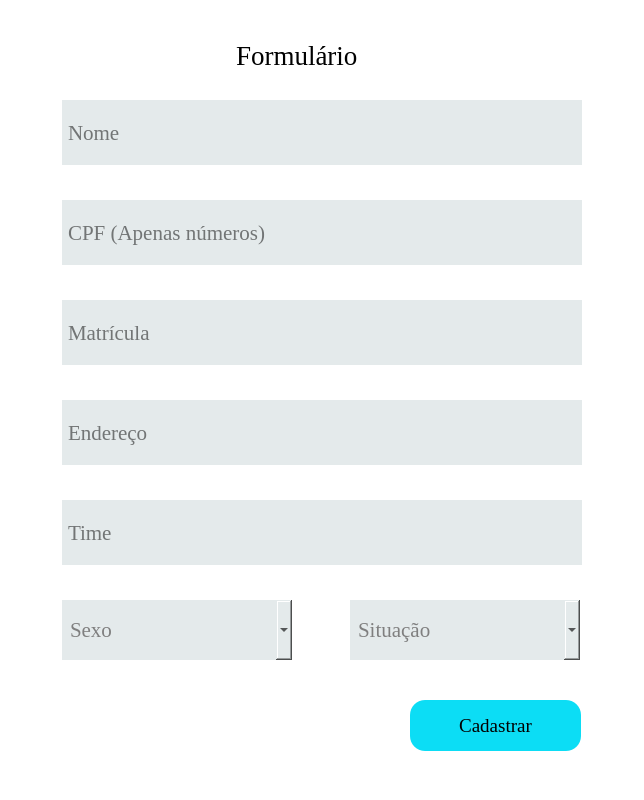
<?xml version="1.0" encoding="UTF-8"?>
<ui version="4.0">
 <class>Cadastro</class>
 <widget class="QWidget" name="Cadastro">
  <property name="geometry">
   <rect>
    <x>0</x>
    <y>0</y>
    <width>644</width>
    <height>800</height>
   </rect>
  </property>
  <property name="minimumSize">
   <size>
    <width>644</width>
    <height>800</height>
   </size>
  </property>
  <property name="maximumSize">
   <size>
    <width>644</width>
    <height>800</height>
   </size>
  </property>
  <property name="palette">
   <palette>
    <active>
     <colorrole role="WindowText">
      <brush brushstyle="SolidPattern">
       <color alpha="255">
        <red>0</red>
        <green>0</green>
        <blue>0</blue>
       </color>
      </brush>
     </colorrole>
     <colorrole role="Button">
      <brush brushstyle="SolidPattern">
       <color alpha="255">
        <red>39</red>
        <green>197</green>
        <blue>197</blue>
       </color>
      </brush>
     </colorrole>
     <colorrole role="Light">
      <brush brushstyle="SolidPattern">
       <color alpha="255">
        <red>255</red>
        <green>255</green>
        <blue>255</blue>
       </color>
      </brush>
     </colorrole>
     <colorrole role="Midlight">
      <brush brushstyle="SolidPattern">
       <color alpha="255">
        <red>255</red>
        <green>255</green>
        <blue>255</blue>
       </color>
      </brush>
     </colorrole>
     <colorrole role="Dark">
      <brush brushstyle="SolidPattern">
       <color alpha="255">
        <red>127</red>
        <green>127</green>
        <blue>127</blue>
       </color>
      </brush>
     </colorrole>
     <colorrole role="Mid">
      <brush brushstyle="SolidPattern">
       <color alpha="255">
        <red>170</red>
        <green>170</green>
        <blue>170</blue>
       </color>
      </brush>
     </colorrole>
     <colorrole role="Text">
      <brush brushstyle="SolidPattern">
       <color alpha="255">
        <red>0</red>
        <green>0</green>
        <blue>0</blue>
       </color>
      </brush>
     </colorrole>
     <colorrole role="BrightText">
      <brush brushstyle="SolidPattern">
       <color alpha="255">
        <red>255</red>
        <green>255</green>
        <blue>255</blue>
       </color>
      </brush>
     </colorrole>
     <colorrole role="ButtonText">
      <brush brushstyle="SolidPattern">
       <color alpha="255">
        <red>0</red>
        <green>0</green>
        <blue>0</blue>
       </color>
      </brush>
     </colorrole>
     <colorrole role="Base">
      <brush brushstyle="SolidPattern">
       <color alpha="255">
        <red>255</red>
        <green>255</green>
        <blue>255</blue>
       </color>
      </brush>
     </colorrole>
     <colorrole role="Window">
      <brush brushstyle="SolidPattern">
       <color alpha="255">
        <red>255</red>
        <green>255</green>
        <blue>255</blue>
       </color>
      </brush>
     </colorrole>
     <colorrole role="Shadow">
      <brush brushstyle="SolidPattern">
       <color alpha="255">
        <red>0</red>
        <green>0</green>
        <blue>0</blue>
       </color>
      </brush>
     </colorrole>
     <colorrole role="AlternateBase">
      <brush brushstyle="SolidPattern">
       <color alpha="255">
        <red>255</red>
        <green>255</green>
        <blue>255</blue>
       </color>
      </brush>
     </colorrole>
     <colorrole role="ToolTipBase">
      <brush brushstyle="SolidPattern">
       <color alpha="255">
        <red>255</red>
        <green>255</green>
        <blue>220</blue>
       </color>
      </brush>
     </colorrole>
     <colorrole role="ToolTipText">
      <brush brushstyle="SolidPattern">
       <color alpha="255">
        <red>0</red>
        <green>0</green>
        <blue>0</blue>
       </color>
      </brush>
     </colorrole>
     <colorrole role="PlaceholderText">
      <brush brushstyle="SolidPattern">
       <color alpha="128">
        <red>0</red>
        <green>0</green>
        <blue>0</blue>
       </color>
      </brush>
     </colorrole>
    </active>
    <inactive>
     <colorrole role="WindowText">
      <brush brushstyle="SolidPattern">
       <color alpha="255">
        <red>0</red>
        <green>0</green>
        <blue>0</blue>
       </color>
      </brush>
     </colorrole>
     <colorrole role="Button">
      <brush brushstyle="SolidPattern">
       <color alpha="255">
        <red>39</red>
        <green>197</green>
        <blue>197</blue>
       </color>
      </brush>
     </colorrole>
     <colorrole role="Light">
      <brush brushstyle="SolidPattern">
       <color alpha="255">
        <red>255</red>
        <green>255</green>
        <blue>255</blue>
       </color>
      </brush>
     </colorrole>
     <colorrole role="Midlight">
      <brush brushstyle="SolidPattern">
       <color alpha="255">
        <red>255</red>
        <green>255</green>
        <blue>255</blue>
       </color>
      </brush>
     </colorrole>
     <colorrole role="Dark">
      <brush brushstyle="SolidPattern">
       <color alpha="255">
        <red>127</red>
        <green>127</green>
        <blue>127</blue>
       </color>
      </brush>
     </colorrole>
     <colorrole role="Mid">
      <brush brushstyle="SolidPattern">
       <color alpha="255">
        <red>170</red>
        <green>170</green>
        <blue>170</blue>
       </color>
      </brush>
     </colorrole>
     <colorrole role="Text">
      <brush brushstyle="SolidPattern">
       <color alpha="255">
        <red>0</red>
        <green>0</green>
        <blue>0</blue>
       </color>
      </brush>
     </colorrole>
     <colorrole role="BrightText">
      <brush brushstyle="SolidPattern">
       <color alpha="255">
        <red>255</red>
        <green>255</green>
        <blue>255</blue>
       </color>
      </brush>
     </colorrole>
     <colorrole role="ButtonText">
      <brush brushstyle="SolidPattern">
       <color alpha="255">
        <red>0</red>
        <green>0</green>
        <blue>0</blue>
       </color>
      </brush>
     </colorrole>
     <colorrole role="Base">
      <brush brushstyle="SolidPattern">
       <color alpha="255">
        <red>255</red>
        <green>255</green>
        <blue>255</blue>
       </color>
      </brush>
     </colorrole>
     <colorrole role="Window">
      <brush brushstyle="SolidPattern">
       <color alpha="255">
        <red>255</red>
        <green>255</green>
        <blue>255</blue>
       </color>
      </brush>
     </colorrole>
     <colorrole role="Shadow">
      <brush brushstyle="SolidPattern">
       <color alpha="255">
        <red>0</red>
        <green>0</green>
        <blue>0</blue>
       </color>
      </brush>
     </colorrole>
     <colorrole role="AlternateBase">
      <brush brushstyle="SolidPattern">
       <color alpha="255">
        <red>255</red>
        <green>255</green>
        <blue>255</blue>
       </color>
      </brush>
     </colorrole>
     <colorrole role="ToolTipBase">
      <brush brushstyle="SolidPattern">
       <color alpha="255">
        <red>255</red>
        <green>255</green>
        <blue>220</blue>
       </color>
      </brush>
     </colorrole>
     <colorrole role="ToolTipText">
      <brush brushstyle="SolidPattern">
       <color alpha="255">
        <red>0</red>
        <green>0</green>
        <blue>0</blue>
       </color>
      </brush>
     </colorrole>
     <colorrole role="PlaceholderText">
      <brush brushstyle="SolidPattern">
       <color alpha="128">
        <red>0</red>
        <green>0</green>
        <blue>0</blue>
       </color>
      </brush>
     </colorrole>
    </inactive>
    <disabled>
     <colorrole role="WindowText">
      <brush brushstyle="SolidPattern">
       <color alpha="255">
        <red>127</red>
        <green>127</green>
        <blue>127</blue>
       </color>
      </brush>
     </colorrole>
     <colorrole role="Button">
      <brush brushstyle="SolidPattern">
       <color alpha="255">
        <red>39</red>
        <green>197</green>
        <blue>197</blue>
       </color>
      </brush>
     </colorrole>
     <colorrole role="Light">
      <brush brushstyle="SolidPattern">
       <color alpha="255">
        <red>255</red>
        <green>255</green>
        <blue>255</blue>
       </color>
      </brush>
     </colorrole>
     <colorrole role="Midlight">
      <brush brushstyle="SolidPattern">
       <color alpha="255">
        <red>255</red>
        <green>255</green>
        <blue>255</blue>
       </color>
      </brush>
     </colorrole>
     <colorrole role="Dark">
      <brush brushstyle="SolidPattern">
       <color alpha="255">
        <red>127</red>
        <green>127</green>
        <blue>127</blue>
       </color>
      </brush>
     </colorrole>
     <colorrole role="Mid">
      <brush brushstyle="SolidPattern">
       <color alpha="255">
        <red>170</red>
        <green>170</green>
        <blue>170</blue>
       </color>
      </brush>
     </colorrole>
     <colorrole role="Text">
      <brush brushstyle="SolidPattern">
       <color alpha="255">
        <red>127</red>
        <green>127</green>
        <blue>127</blue>
       </color>
      </brush>
     </colorrole>
     <colorrole role="BrightText">
      <brush brushstyle="SolidPattern">
       <color alpha="255">
        <red>255</red>
        <green>255</green>
        <blue>255</blue>
       </color>
      </brush>
     </colorrole>
     <colorrole role="ButtonText">
      <brush brushstyle="SolidPattern">
       <color alpha="255">
        <red>127</red>
        <green>127</green>
        <blue>127</blue>
       </color>
      </brush>
     </colorrole>
     <colorrole role="Base">
      <brush brushstyle="SolidPattern">
       <color alpha="255">
        <red>255</red>
        <green>255</green>
        <blue>255</blue>
       </color>
      </brush>
     </colorrole>
     <colorrole role="Window">
      <brush brushstyle="SolidPattern">
       <color alpha="255">
        <red>255</red>
        <green>255</green>
        <blue>255</blue>
       </color>
      </brush>
     </colorrole>
     <colorrole role="Shadow">
      <brush brushstyle="SolidPattern">
       <color alpha="255">
        <red>0</red>
        <green>0</green>
        <blue>0</blue>
       </color>
      </brush>
     </colorrole>
     <colorrole role="AlternateBase">
      <brush brushstyle="SolidPattern">
       <color alpha="255">
        <red>255</red>
        <green>255</green>
        <blue>255</blue>
       </color>
      </brush>
     </colorrole>
     <colorrole role="ToolTipBase">
      <brush brushstyle="SolidPattern">
       <color alpha="255">
        <red>255</red>
        <green>255</green>
        <blue>220</blue>
       </color>
      </brush>
     </colorrole>
     <colorrole role="ToolTipText">
      <brush brushstyle="SolidPattern">
       <color alpha="255">
        <red>0</red>
        <green>0</green>
        <blue>0</blue>
       </color>
      </brush>
     </colorrole>
     <colorrole role="PlaceholderText">
      <brush brushstyle="SolidPattern">
       <color alpha="128">
        <red>0</red>
        <green>0</green>
        <blue>0</blue>
       </color>
      </brush>
     </colorrole>
    </disabled>
   </palette>
  </property>
  <property name="windowTitle">
   <string>Form</string>
  </property>
  <widget class="QLineEdit" name="nome_input">
   <property name="geometry">
    <rect>
     <x>62</x>
     <y>100</y>
     <width>520</width>
     <height>65</height>
    </rect>
   </property>
   <property name="font">
    <font>
     <family>Georgia</family>
     <pointsize>16</pointsize>
    </font>
   </property>
   <property name="styleSheet">
    <string notr="true">border-radius:6 px;
background-color: #e4eaeb;
padding: 4px;

</string>
   </property>
   <property name="placeholderText">
    <string>Nome</string>
   </property>
  </widget>
  <widget class="QLineEdit" name="cpf_input">
   <property name="geometry">
    <rect>
     <x>62</x>
     <y>200</y>
     <width>520</width>
     <height>65</height>
    </rect>
   </property>
   <property name="font">
    <font>
     <family>Georgia</family>
     <pointsize>16</pointsize>
    </font>
   </property>
   <property name="styleSheet">
    <string notr="true">border-radius:6 px;
background-color: #e4eaeb;
padding: 4px;

</string>
   </property>
   <property name="text">
    <string/>
   </property>
   <property name="placeholderText">
    <string>CPF (Apenas números)</string>
   </property>
  </widget>
  <widget class="QLineEdit" name="endereco_input_2">
   <property name="geometry">
    <rect>
     <x>62</x>
     <y>400</y>
     <width>520</width>
     <height>65</height>
    </rect>
   </property>
   <property name="font">
    <font>
     <family>Georgia</family>
     <pointsize>16</pointsize>
    </font>
   </property>
   <property name="styleSheet">
    <string notr="true">border-radius:6 px;
background-color: #e4eaeb;
padding: 4px;

</string>
   </property>
   <property name="text">
    <string/>
   </property>
   <property name="placeholderText">
    <string>Endereço</string>
   </property>
  </widget>
  <widget class="QComboBox" name="sexo_comboBox">
   <property name="geometry">
    <rect>
     <x>62</x>
     <y>600</y>
     <width>230</width>
     <height>60</height>
    </rect>
   </property>
   <property name="palette">
    <palette>
     <active>
      <colorrole role="Button">
       <brush brushstyle="SolidPattern">
        <color alpha="255">
         <red>228</red>
         <green>234</green>
         <blue>235</blue>
        </color>
       </brush>
      </colorrole>
      <colorrole role="Text">
       <brush brushstyle="SolidPattern">
        <color alpha="255">
         <red>127</red>
         <green>127</green>
         <blue>127</blue>
        </color>
       </brush>
      </colorrole>
      <colorrole role="Base">
       <brush brushstyle="SolidPattern">
        <color alpha="255">
         <red>228</red>
         <green>234</green>
         <blue>235</blue>
        </color>
       </brush>
      </colorrole>
      <colorrole role="Window">
       <brush brushstyle="SolidPattern">
        <color alpha="255">
         <red>228</red>
         <green>234</green>
         <blue>235</blue>
        </color>
       </brush>
      </colorrole>
      <colorrole role="PlaceholderText">
       <brush brushstyle="NoBrush">
        <color alpha="128">
         <red>127</red>
         <green>127</green>
         <blue>127</blue>
        </color>
       </brush>
      </colorrole>
     </active>
     <inactive>
      <colorrole role="Button">
       <brush brushstyle="SolidPattern">
        <color alpha="255">
         <red>228</red>
         <green>234</green>
         <blue>235</blue>
        </color>
       </brush>
      </colorrole>
      <colorrole role="Text">
       <brush brushstyle="SolidPattern">
        <color alpha="255">
         <red>127</red>
         <green>127</green>
         <blue>127</blue>
        </color>
       </brush>
      </colorrole>
      <colorrole role="Base">
       <brush brushstyle="SolidPattern">
        <color alpha="255">
         <red>228</red>
         <green>234</green>
         <blue>235</blue>
        </color>
       </brush>
      </colorrole>
      <colorrole role="Window">
       <brush brushstyle="SolidPattern">
        <color alpha="255">
         <red>228</red>
         <green>234</green>
         <blue>235</blue>
        </color>
       </brush>
      </colorrole>
      <colorrole role="PlaceholderText">
       <brush brushstyle="NoBrush">
        <color alpha="128">
         <red>127</red>
         <green>127</green>
         <blue>127</blue>
        </color>
       </brush>
      </colorrole>
     </inactive>
     <disabled>
      <colorrole role="Button">
       <brush brushstyle="SolidPattern">
        <color alpha="255">
         <red>228</red>
         <green>234</green>
         <blue>235</blue>
        </color>
       </brush>
      </colorrole>
      <colorrole role="Text">
       <brush brushstyle="SolidPattern">
        <color alpha="255">
         <red>127</red>
         <green>127</green>
         <blue>127</blue>
        </color>
       </brush>
      </colorrole>
      <colorrole role="Base">
       <brush brushstyle="SolidPattern">
        <color alpha="255">
         <red>228</red>
         <green>234</green>
         <blue>235</blue>
        </color>
       </brush>
      </colorrole>
      <colorrole role="Window">
       <brush brushstyle="SolidPattern">
        <color alpha="255">
         <red>228</red>
         <green>234</green>
         <blue>235</blue>
        </color>
       </brush>
      </colorrole>
      <colorrole role="PlaceholderText">
       <brush brushstyle="NoBrush">
        <color alpha="128">
         <red>127</red>
         <green>127</green>
         <blue>127</blue>
        </color>
       </brush>
      </colorrole>
     </disabled>
    </palette>
   </property>
   <property name="font">
    <font>
     <family>Georgia</family>
     <pointsize>16</pointsize>
    </font>
   </property>
   <property name="styleSheet">
    <string notr="true">border-radius:6 px;
background-color: #e4eaeb;
padding: 8px;</string>
   </property>
   <property name="placeholderText">
    <string>Sexo</string>
   </property>
   <item>
    <property name="text">
     <string>Masculino</string>
    </property>
   </item>
   <item>
    <property name="text">
     <string>Feminino</string>
    </property>
   </item>
  </widget>
  <widget class="QLineEdit" name="time_input">
   <property name="geometry">
    <rect>
     <x>62</x>
     <y>500</y>
     <width>520</width>
     <height>65</height>
    </rect>
   </property>
   <property name="font">
    <font>
     <family>Georgia</family>
     <pointsize>16</pointsize>
    </font>
   </property>
   <property name="styleSheet">
    <string notr="true">border-radius:6 px;
background-color: #e4eaeb;
padding: 4px;

</string>
   </property>
   <property name="placeholderText">
    <string>Time</string>
   </property>
  </widget>
  <widget class="QComboBox" name="situacao_comboBox">
   <property name="geometry">
    <rect>
     <x>350</x>
     <y>600</y>
     <width>230</width>
     <height>60</height>
    </rect>
   </property>
   <property name="palette">
    <palette>
     <active>
      <colorrole role="Button">
       <brush brushstyle="SolidPattern">
        <color alpha="255">
         <red>228</red>
         <green>234</green>
         <blue>235</blue>
        </color>
       </brush>
      </colorrole>
      <colorrole role="Text">
       <brush brushstyle="SolidPattern">
        <color alpha="255">
         <red>127</red>
         <green>127</green>
         <blue>127</blue>
        </color>
       </brush>
      </colorrole>
      <colorrole role="Base">
       <brush brushstyle="SolidPattern">
        <color alpha="255">
         <red>228</red>
         <green>234</green>
         <blue>235</blue>
        </color>
       </brush>
      </colorrole>
      <colorrole role="Window">
       <brush brushstyle="SolidPattern">
        <color alpha="255">
         <red>228</red>
         <green>234</green>
         <blue>235</blue>
        </color>
       </brush>
      </colorrole>
      <colorrole role="PlaceholderText">
       <brush brushstyle="NoBrush">
        <color alpha="128">
         <red>127</red>
         <green>127</green>
         <blue>127</blue>
        </color>
       </brush>
      </colorrole>
     </active>
     <inactive>
      <colorrole role="Button">
       <brush brushstyle="SolidPattern">
        <color alpha="255">
         <red>228</red>
         <green>234</green>
         <blue>235</blue>
        </color>
       </brush>
      </colorrole>
      <colorrole role="Text">
       <brush brushstyle="SolidPattern">
        <color alpha="255">
         <red>127</red>
         <green>127</green>
         <blue>127</blue>
        </color>
       </brush>
      </colorrole>
      <colorrole role="Base">
       <brush brushstyle="SolidPattern">
        <color alpha="255">
         <red>228</red>
         <green>234</green>
         <blue>235</blue>
        </color>
       </brush>
      </colorrole>
      <colorrole role="Window">
       <brush brushstyle="SolidPattern">
        <color alpha="255">
         <red>228</red>
         <green>234</green>
         <blue>235</blue>
        </color>
       </brush>
      </colorrole>
      <colorrole role="PlaceholderText">
       <brush brushstyle="NoBrush">
        <color alpha="128">
         <red>127</red>
         <green>127</green>
         <blue>127</blue>
        </color>
       </brush>
      </colorrole>
     </inactive>
     <disabled>
      <colorrole role="Button">
       <brush brushstyle="SolidPattern">
        <color alpha="255">
         <red>228</red>
         <green>234</green>
         <blue>235</blue>
        </color>
       </brush>
      </colorrole>
      <colorrole role="Text">
       <brush brushstyle="SolidPattern">
        <color alpha="255">
         <red>127</red>
         <green>127</green>
         <blue>127</blue>
        </color>
       </brush>
      </colorrole>
      <colorrole role="Base">
       <brush brushstyle="SolidPattern">
        <color alpha="255">
         <red>228</red>
         <green>234</green>
         <blue>235</blue>
        </color>
       </brush>
      </colorrole>
      <colorrole role="Window">
       <brush brushstyle="SolidPattern">
        <color alpha="255">
         <red>228</red>
         <green>234</green>
         <blue>235</blue>
        </color>
       </brush>
      </colorrole>
      <colorrole role="PlaceholderText">
       <brush brushstyle="NoBrush">
        <color alpha="128">
         <red>127</red>
         <green>127</green>
         <blue>127</blue>
        </color>
       </brush>
      </colorrole>
     </disabled>
    </palette>
   </property>
   <property name="font">
    <font>
     <family>Georgia</family>
     <pointsize>16</pointsize>
    </font>
   </property>
   <property name="styleSheet">
    <string notr="true">border-radius:6 px;
background-color: #e4eaeb;
padding: 8px;</string>
   </property>
   <property name="placeholderText">
    <string>Situação</string>
   </property>
   <item>
    <property name="text">
     <string>Ativo</string>
    </property>
   </item>
   <item>
    <property name="text">
     <string>Inativo</string>
    </property>
   </item>
  </widget>
  <widget class="QLineEdit" name="mat_input">
   <property name="geometry">
    <rect>
     <x>62</x>
     <y>300</y>
     <width>520</width>
     <height>65</height>
    </rect>
   </property>
   <property name="font">
    <font>
     <family>Georgia</family>
     <pointsize>16</pointsize>
    </font>
   </property>
   <property name="styleSheet">
    <string notr="true">border-radius:6 px;
background-color: #e4eaeb;
padding: 4px;

</string>
   </property>
   <property name="placeholderText">
    <string>Matrícula</string>
   </property>
  </widget>
  <widget class="QPushButton" name="cadastrar_btn">
   <property name="geometry">
    <rect>
     <x>410</x>
     <y>700</y>
     <width>171</width>
     <height>51</height>
    </rect>
   </property>
   <property name="font">
    <font>
     <family>Georgia</family>
     <pointsize>14</pointsize>
    </font>
   </property>
   <property name="styleSheet">
    <string notr="true">background-color:#0cddf5;
border-width: 2px;
border-radius: 15px;
padding: 4px;;</string>
   </property>
   <property name="text">
    <string>Cadastrar</string>
   </property>
  </widget>
  <widget class="QLabel" name="label">
   <property name="geometry">
    <rect>
     <x>236</x>
     <y>30</y>
     <width>172</width>
     <height>51</height>
    </rect>
   </property>
   <property name="font">
    <font>
     <family>Georgia</family>
     <pointsize>20</pointsize>
    </font>
   </property>
   <property name="text">
    <string>Formulário</string>
   </property>
  </widget>
 </widget>
 <resources/>
 <connections/>
</ui>
